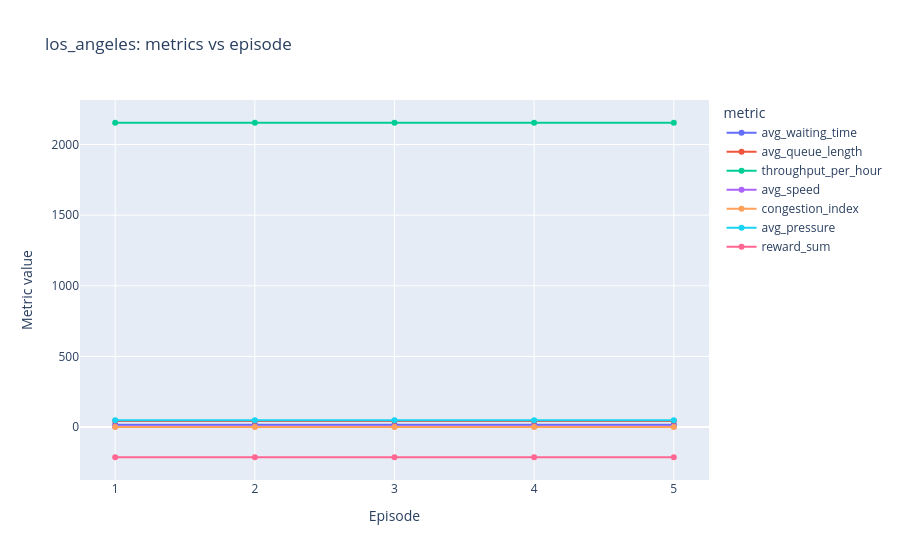

The cell this chart's notebook holds for it:
### Code cell
# Common paper-style metrics (you can add/remove)
KEY_METRICS = [
    "avg_waiting_time",
    "avg_queue_length",
    "throughput_per_hour",
    "avg_speed",
    "congestion_index",
    "avg_pressure",
]

plot_many_metrics_vs_episode(df_ep, KEY_METRICS + ["reward_sum"], label=DATASET_KEY)

### Figure 1 — Plotly figure (JSON) as saved in the notebook; plotly's stock layout.template omitted (floating-point values rounded to 4 significant figures)
{"data": [{"hovertemplate": "metric=avg_waiting_time<br>episode=%{x}<br>value=%{y}<extra></extra>", "legendgroup": "avg_waiting_time", "line": {"color": "#636efa", "dash": "solid"}, "marker": {"symbol": "circle"}, "mode": "lines+markers", "name": "avg_waiting_time", "orientation": "v", "showlegend": true, "type": "scatter", "x": [1, 2, 3, 4, 5], "xaxis": "x", "y": [17.34, 17.34, 17.34, 17.34, 17.34], "yaxis": "y"}, {"hovertemplate": "metric=avg_queue_length<br>episode=%{x}<br>value=%{y}<extra></extra>", "legendgroup": "avg_queue_length", "line": {"color": "#EF553B", "dash": "solid"}, "marker": {"symbol": "circle"}, "mode": "lines+markers", "name": "avg_queue_length", "orientation": "v", "showlegend": true, "type": "scatter", "x": [1, 2, 3, 4, 5], "xaxis": "x", "y": [42.55, 42.55, 42.55, 42.55, 42.55], "yaxis": "y"}, {"hovertemplate": "metric=throughput_per_hour<br>episode=%{x}<br>value=%{y}<extra></extra>", "legendgroup": "throughput_per_hour", "line": {"color": "#00cc96", "dash": "solid"}, "marker": {"symbol": "circle"}, "mode": "lines+markers", "name": "throughput_per_hour", "orientation": "v", "showlegend": true, "type": "scatter", "x": [1, 2, 3, 4, 5], "xaxis": "x", "y": [2154.0, 2154.0, 2154.0, 2154.0, 2154.0], "yaxis": "y"}, {"hovertemplate": "metric=avg_speed<br>episode=%{x}<br>value=%{y}<extra></extra>", "legendgroup": "avg_speed", "line": {"color": "#ab63fa", "dash": "solid"}, "marker": {"symbol": "circle"}, "mode": "lines+markers", "name": "avg_speed", "orientation": "v", "showlegend": true, "type": "scatter", "x": [1, 2, 3, 4, 5], "xaxis": "x", "y": [3.449, 3.449, 3.449, 3.449, 3.449], "yaxis": "y"}, {"hovertemplate": "metric=congestion_index<br>episode=%{x}<br>value=%{y}<extra></extra>", "legendgroup": "congestion_index", "line": {"color": "#FFA15A", "dash": "solid"}, "marker": {"symbol": "circle"}, "mode": "lines+markers", "name": "congestion_index", "orientation": "v", "showlegend": true, "type": "scatter", "x": [1, 2, 3, 4, 5], "xaxis": "x", "y": [0.3989, 0.3989, 0.3989, 0.3989, 0.3989], "yaxis": "y"}, {"hovertemplate": "metric=avg_pressure<br>episode=%{x}<br>value=%{y}<extra></extra>", "legendgroup": "avg_pressure", "line": {"color": "#19d3f3", "dash": "solid"}, "marker": {"symbol": "circle"}, "mode": "lines+markers", "name": "avg_pressure", "orientation": "v", "showlegend": true, "type": "scatter", "x": [1, 2, 3, 4, 5], "xaxis": "x", "y": [48.87, 48.87, 48.87, 48.87, 48.87], "yaxis": "y"}, {"hovertemplate": "metric=reward_sum<br>episode=%{x}<br>value=%{y}<extra></extra>", "legendgroup": "reward_sum", "line": {"color": "#FF6692", "dash": "solid"}, "marker": {"symbol": "circle"}, "mode": "lines+markers", "name": "reward_sum", "orientation": "v", "showlegend": true, "type": "scatter", "x": [1, 2, 3, 4, 5], "xaxis": "x", "y": [-213.4, -213.4, -213.4, -213.4, -213.4], "yaxis": "y"}], "layout": {"legend": {"title": {"text": "metric"}, "tracegroupgap": 0}, "title": {"text": "los_angeles: metrics vs episode"}, "xaxis": {"anchor": "y", "domain": [0, 1], "title": {"text": "Episode"}}, "yaxis": {"anchor": "x", "domain": [0, 1], "title": {"text": "Metric value"}}}}
